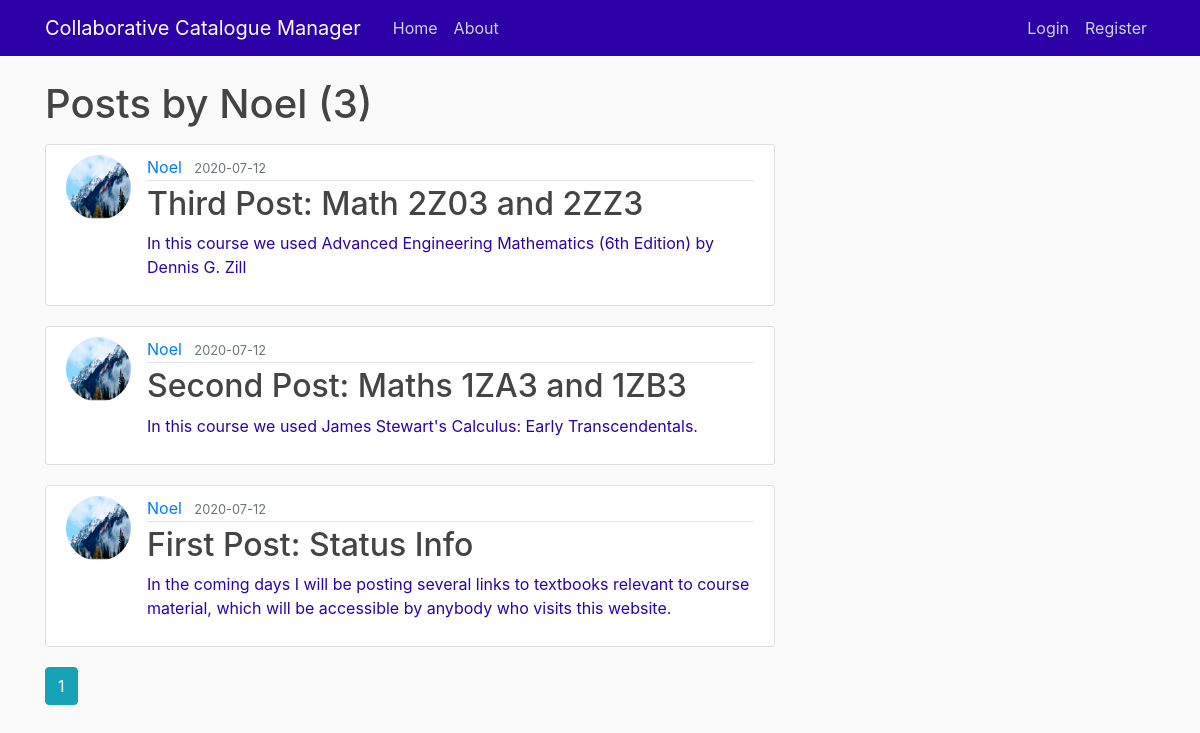
The app's page /user/Noel with its own data.
### Flask_Blog/models.py (models this page shows, shortened)
class User(db.Model, UserMixin):
    id = db.Column(db.Integer, primary_key=True)
    username = db.Column(db.String(20), unique=True, nullable=False)
    email = db.Column(db.String(120), unique=True, nullable=False)
    image_file = db.Column(db.String(20), nullable=False, default='default.jpg')
    password = db.Column(db.String(60), nullable=False)
    posts = db.relationship('Post', backref='author', lazy=True)

class Post(db.Model):
    id = db.Column(db.Integer, primary_key=True)
    title = db.Column(db.String(100), nullable=False)
    date_posted = db.Column(db.DateTime, nullable=False, default=datetime.utcnow)
    content = db.Column(db.Text, nullable=False)
    user_id = db.Column(db.Integer, db.ForeignKey('user.id'), nullable=False)

### Flask_Blog/routes.py (the view)
@app.route("/user/<string:username>")
def user_posts(username):
    page = request.args.get('page', 1, type=int)
    user = User.query.filter_by(username=username).first_or_404()
    posts = Post.query.filter_by(author=user)\
        .order_by(Post.date_posted.desc())\
        .paginate(page=page, per_page=5)
    return render_template('user_posts.html', posts=posts, user=user)

### Flask_Blog/templates/user_posts.html
{% extends "layout.html" %}
{% block content %}
    <h1 class="mb-3">Posts by {{ user.username }} ({{ posts.total }})</h1>
    {% for post in posts.items %}
        <article class="media content-section">
          <img class="rounded-circle article-img" src="{{ url_for('static', filename='profile_pics/' + post.author.image_file) }}">
          <div class="media-body">
            <div class="article-metadata">
              <a class="mr-2" href="{{ url_for('user_posts', username=post.author.username) }}">{{ post.author.username }}</a>
              <small class="text-muted">{{ post.date_posted.strftime('%Y-%m-%d') }}</small>
            </div>
            <h2><a class="article-title" href="{{ url_for('post', post_id=post.id) }}">{{ post.title }}</a></h2>
            <p class="article-content">{{ post.content }}</p>
          </div>
        </article>
    {% endfor %}
    {% for page_num in posts.iter_pages(left_edge=1, right_edge=1, left_current=1, right_current=2) %}
      {% if page_num %}
        {% if posts.page == page_num %}
          <a class="btn btn-info mb-4" href="{{ url_for('user_posts', username=user.username, page=page_num) }}">{{ page_num }}</a>
        {% else %}
          <a class="btn btn-outline-info mb-4" href="{{ url_for('user_posts', username=user.username, page=page_num) }}">{{ page_num }}</a>
        {% endif %}
      {% else %}
        ...
      {% endif %}
    {% endfor %}
{% endblock content %}

### Flask_Blog/static/main.css (style rules this page uses)
body { background: #fafafa; color: #2d00a8; margin-top: 5rem; }
h1, h2, h3, h4, h5, h6 { color: #444444; }
.content-section { background: #ffffff; padding: 10px 20px; border: 1px solid #dddddd; border-radius: 3px; margin-bottom: 20px; }
.article-title { color: #444444; }
.article-content { white-space: pre-line; }
.article-img { height: 65px; width: 65px; margin-right: 16px; }
.article-metadata { padding-bottom: 1px; margin-bottom: 4px; border-bottom: 1px solid #e3e3e3 }

### records on screen
User: username "Noel"
Post: image_file (placeholder picture), author.username "Noel", date_posted "2020-07-12", title "Third Post: Math 2Z03 and 2ZZ3", content "In this course we used Advanced Engineering Mathematics (6th Edition) by Dennis G. Zill"
Post: image_file (placeholder picture), author.username "Noel", date_posted "2020-07-12", title "Second Post: Maths 1ZA3 and 1ZB3", content "In this course we used James Stewart's Calculus: Early Transcendentals."
Post: image_file (placeholder picture), author.username "Noel", date_posted "2020-07-12", title "First Post: Status Info", content "In the coming days I will be posting several links to textbooks relevant to course material, which will be accessible by anybody who visits this website."

### other values on screen
{{ posts.total }} "3"
{{ page_num }} "1"
